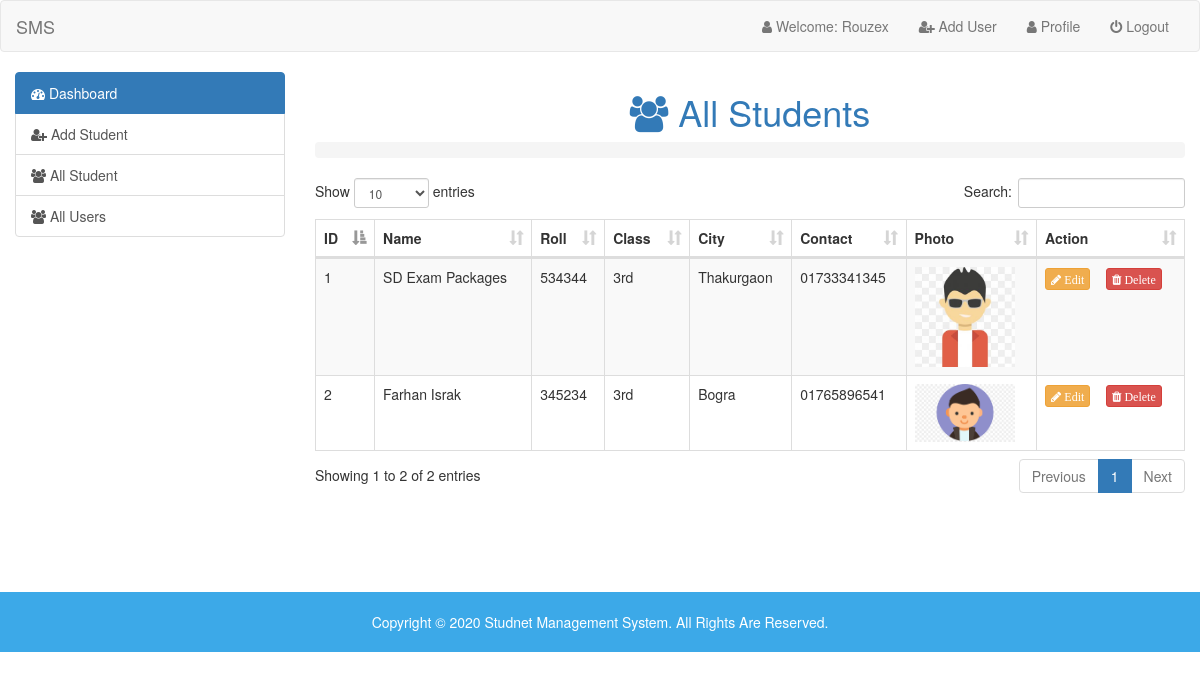
/admin/index.php?page=all-student (signed in), run on the app's committed database.
### tables this page shows
CREATE TABLE `student_info` (
  `id` int(5) NOT NULL,
  `name` varchar(50) NOT NULL,
  `roll` int(5) NOT NULL,
  `class` varchar(50) NOT NULL,
  `city` varchar(100) NOT NULL,
  `p_contact` varchar(50) NOT NULL,
  `photo` varchar(50) NOT NULL,
  `data_time` timestamp NOT NULL DEFAULT current_timestamp()
);

### admin/all-student.php (the view, shortened to what this page needs)
<h1 class="text-primary text-center"><i class="fa fa-users"></i> All Students</small></h1>
<ol class="breadcrumb">
</ol>
<div class="table-responsive">
    <table id="data" class="table table-striped table-bordered table-hover">
        <thead>
            <tr>
                <th>ID</th>
                <th>Name</th>
                <th>Roll</th>
                <th>Class</th>
                <th>City</th>
                <th>Contact</th>
                <th>Photo</th>
                <th>Action</th>
            </tr>
        </thead>
        <tbody>
            <?php
            $db_stdinfo = mysqli_query($link, "SELECT * FROM `student_info` ");
            while ($row = mysqli_fetch_assoc($db_stdinfo)) { ?>
                <tr>
                    <td><?php echo $row['id']; ?></td>
                    <td><?php echo ucwords($row['name']); ?></td>
                    <td><?php echo $row['roll']; ?></td>
                    <td><?php echo $row['class']; ?></td>
                    <td><?php echo ucwords($row['city']); ?></td>
                    <td><?php echo $row['p_contact']; ?></td>
                    <td><img style="width: 100px;" src="std_img/<?php echo $row['photo']; ?>" alt=""></td>
                    <td>
                        <a href="index.php?page=update-student&id=<?php echo base64_encode($row['id']); ?>" class="btn btn-warning btn-xs"><i class="fa fa-pencil"> Edit </i></a>
                        <a href="delete_student.php?id=<?php echo base64_encode($row['id']); ?>" class="btn btn-danger btn-xs"><i class="fa fa-trash"> Delete</i></a>
                    </td>
                </tr>
            <?php
            }
            ?>
        </tbody>
    </table>
</div>

### data on the page
student_info: id "1", name "SD Exam Packages", roll "534344", class "3rd", city "Thakurgaon", p_contact "01733341345", photo (picture)
student_info: id "2", name "Farhan Israk", roll "345234", class "3rd", city "Bogra", p_contact "01765896541", photo (picture)
